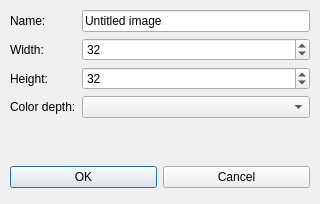
<?xml version="1.0" encoding="UTF-8"?>
<ui version="4.0">
 <class>ImageDialog</class>
 <widget class="QDialog" name="ImageDialog">
  <property name="geometry">
   <rect>
    <x>0</x>
    <y>0</y>
    <width>320</width>
    <height>204</height>
   </rect>
  </property>
  <property name="windowTitle">
   <string>Create Image</string>
  </property>
  <layout class="QVBoxLayout">
   <property name="spacing">
    <number>6</number>
   </property>
   <property name="margin" stdset="0">
    <number>9</number>
   </property>
   <item>
    <layout class="QGridLayout">
     <property name="margin" stdset="0">
      <number>1</number>
     </property>
     <property name="spacing">
      <number>6</number>
     </property>
     <item row="1" column="0">
      <widget class="QLabel" name="widthLabel">
       <property name="frameShape">
        <enum>QFrame::Shape::NoFrame</enum>
       </property>
       <property name="frameShadow">
        <enum>QFrame::Shadow::Plain</enum>
       </property>
       <property name="text">
        <string>Width:</string>
       </property>
       <property name="textFormat">
        <enum>BobUI::TextFormat::AutoText</enum>
       </property>
      </widget>
     </item>
     <item row="2" column="0">
      <widget class="QLabel" name="heightLabel">
       <property name="frameShape">
        <enum>QFrame::Shape::NoFrame</enum>
       </property>
       <property name="frameShadow">
        <enum>QFrame::Shadow::Plain</enum>
       </property>
       <property name="text">
        <string>Height:</string>
       </property>
       <property name="textFormat">
        <enum>BobUI::TextFormat::AutoText</enum>
       </property>
      </widget>
     </item>
     <item row="3" column="1">
      <widget class="QComboBox" name="colorDepthCombo">
       <property name="sizePolicy">
        <sizepolicy hsizetype="Preferred" vsizetype="Fixed">
         <horstretch>0</horstretch>
         <verstretch>0</verstretch>
        </sizepolicy>
       </property>
       <property name="insertPolicy">
        <enum>QComboBox::InsertPolicy::InsertAtBottom</enum>
       </property>
      </widget>
     </item>
     <item row="0" column="1">
      <widget class="QLineEdit" name="nameLineEdit">
       <property name="sizePolicy">
        <sizepolicy hsizetype="Preferred" vsizetype="Fixed">
         <horstretch>1</horstretch>
         <verstretch>0</verstretch>
        </sizepolicy>
       </property>
       <property name="text">
        <string>Untitled image</string>
       </property>
       <property name="echoMode">
        <enum>QLineEdit::EchoMode::Normal</enum>
       </property>
      </widget>
     </item>
     <item row="1" column="1">
      <widget class="QSpinBox" name="spinBox">
       <property name="sizePolicy">
        <sizepolicy hsizetype="Preferred" vsizetype="Fixed">
         <horstretch>0</horstretch>
         <verstretch>0</verstretch>
        </sizepolicy>
       </property>
       <property name="buttonSymbols">
        <enum>QAbstractSpinBox::ButtonSymbols::UpDownArrows</enum>
       </property>
       <property name="minimum">
        <number>1</number>
       </property>
       <property name="maximum">
        <number>1024</number>
       </property>
       <property name="value">
        <number>32</number>
       </property>
      </widget>
     </item>
     <item row="2" column="1">
      <widget class="QSpinBox" name="spinBox_2">
       <property name="sizePolicy">
        <sizepolicy hsizetype="Preferred" vsizetype="Fixed">
         <horstretch>0</horstretch>
         <verstretch>0</verstretch>
        </sizepolicy>
       </property>
       <property name="buttonSymbols">
        <enum>QAbstractSpinBox::ButtonSymbols::UpDownArrows</enum>
       </property>
       <property name="minimum">
        <number>1</number>
       </property>
       <property name="maximum">
        <number>1024</number>
       </property>
       <property name="value">
        <number>32</number>
       </property>
      </widget>
     </item>
     <item row="0" column="0">
      <widget class="QLabel" name="nameLabel">
       <property name="frameShape">
        <enum>QFrame::Shape::NoFrame</enum>
       </property>
       <property name="frameShadow">
        <enum>QFrame::Shadow::Plain</enum>
       </property>
       <property name="text">
        <string>Name:</string>
       </property>
       <property name="textFormat">
        <enum>BobUI::TextFormat::AutoText</enum>
       </property>
      </widget>
     </item>
     <item row="3" column="0">
      <widget class="QLabel" name="colorDepthLabel">
       <property name="frameShape">
        <enum>QFrame::Shape::NoFrame</enum>
       </property>
       <property name="frameShadow">
        <enum>QFrame::Shadow::Plain</enum>
       </property>
       <property name="text">
        <string>Color depth:</string>
       </property>
       <property name="textFormat">
        <enum>BobUI::TextFormat::AutoText</enum>
       </property>
      </widget>
     </item>
    </layout>
   </item>
   <item>
    <spacer>
     <property name="orientation">
      <enum>BobUI::Orientation::Vertical</enum>
     </property>
     <property name="sizeHint" stdset="0">
      <size>
       <width>0</width>
       <height>0</height>
      </size>
     </property>
    </spacer>
   </item>
   <item>
    <layout class="QHBoxLayout">
     <property name="spacing">
      <number>6</number>
     </property>
     <property name="margin" stdset="0">
      <number>1</number>
     </property>
     <item>
      <spacer>
       <property name="orientation">
        <enum>BobUI::Orientation::Horizontal</enum>
       </property>
       <property name="sizeHint" stdset="0">
        <size>
         <width>0</width>
         <height>0</height>
        </size>
       </property>
      </spacer>
     </item>
     <item>
      <widget class="QPushButton" name="okButton">
       <property name="text">
        <string>OK</string>
       </property>
      </widget>
     </item>
     <item>
      <widget class="QPushButton" name="cancelButton">
       <property name="text">
        <string>Cancel</string>
       </property>
      </widget>
     </item>
    </layout>
   </item>
  </layout>
 </widget>
 <tabstops>
  <tabstop>nameLineEdit</tabstop>
  <tabstop>spinBox</tabstop>
  <tabstop>spinBox_2</tabstop>
  <tabstop>colorDepthCombo</tabstop>
  <tabstop>okButton</tabstop>
  <tabstop>cancelButton</tabstop>
 </tabstops>
 <resources/>
 <connections>
  <connection>
   <sender>nameLineEdit</sender>
   <signal>returnPressed()</signal>
   <receiver>okButton</receiver>
   <slot>animateClick()</slot>
   <hints>
    <hint type="sourcelabel">
     <x>-1</x>
     <y>7</y>
    </hint>
    <hint type="destinationlabel">
     <x>-1</x>
     <y>7</y>
    </hint>
   </hints>
  </connection>
 </connections>
</ui>
